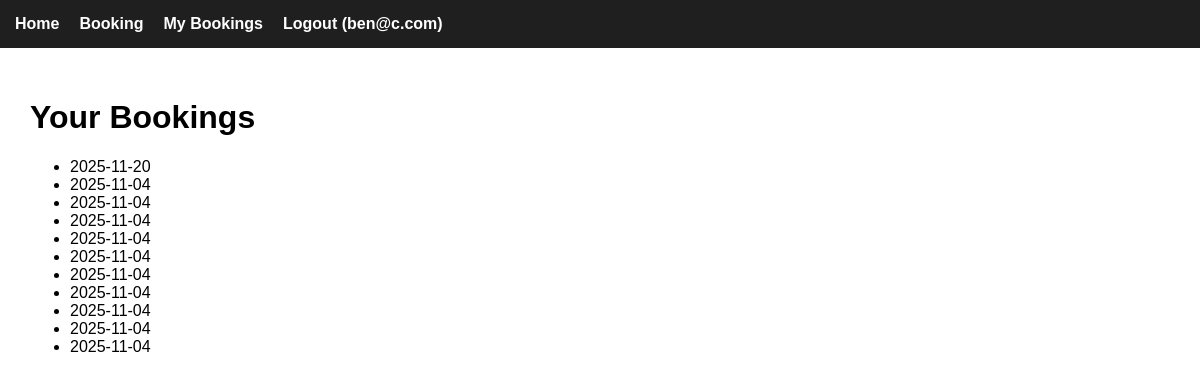
/my-bookings (signed in), run on an earlier commit of the app's database.
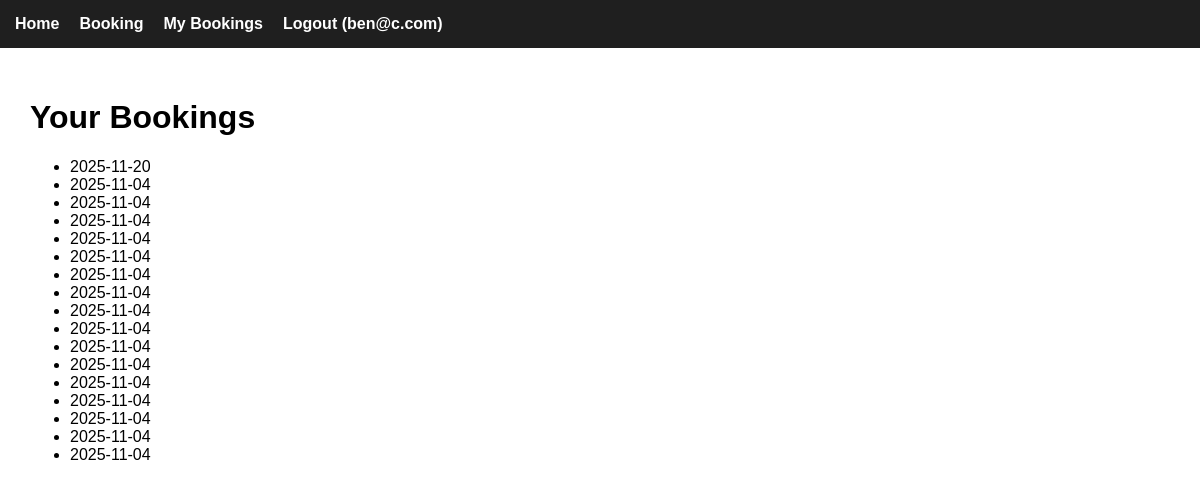
And on a later commit of the database.
### tables this page shows
CREATE TABLE bookings(
        booking_id INTEGER PRIMARY KEY AUTOINCREMENT,
        user_id INTEGER NOT NULL,
        ticket_id INTEGER NOT NULL,
        people INTEGER NOT NULL,
        date TEXT NOT NULL,
        FOREIGN KEY (user_id) REFERENCES users(id),
        FOREIGN KEY (ticket_id) REFERENCES ticket_types(ticket_id)
    );

### app.py (the view)
@app.route("/my-bookings")
def my_bookings():
    if "user_id" not in session:
        return redirect("/login")
    db = get_db()
    c = db.cursor()
    c.execute("SELECT date FROM bookings WHERE user_id=?", (session["user_id"],))
    rows = c.fetchall()
    return render_template("bookings.html", bookings=rows)

### app.py (called while the page is built)
def get_db():
    return sqlite3.connect("booking.db", check_same_thread=False)

### templates/bookings.html
{% extends "base.html" %}
{% block content %}
<h1>Your Bookings</h1>
{% if bookings %}
    <ul>
    {% for b in bookings %}
        <li>{{ b[0] }}</li>
    {% endfor %}
    </ul>
{% else %}
    <p>No bookings yet.</p>
{% endif %}
{% endblock %}

### templates/base.html (shortened to what this page needs)
<!DOCTYPE html>
<html>
<head>
    <link rel="stylesheet" type="text/css" href="{{ url_for('static', filename='styles.css') }}">
</head>
<body>
    <nav>
        <ul>
            <li><a href="/">Home</a></li>
            <li><a href="/booking">Booking</a></li>
            <li><a href="/my-bookings">My Bookings</a></li>
            {% if session.get('user_id') %}
                <li><a href="/logout">Logout ({{ session['username'] }})</a></li>
            {% else %}
                <li><a href="/login">Login</a></li>
                <li><a href="/register">Register</a></li>
            {% endif %}
        </ul>
    </nav>
    <div class="container">
        {% block content %}
        {% endblock %}
    </div>
</body>
</html>

### static/styles.css (style rules this page uses)
body { font-family: Arial, sans-serif; margin: 0; }
nav { background: #1f1f1f; color: white; padding: 15px; }
nav ul { list-style: none; margin: 0; padding: 0; display: flex; gap: 20px; }
nav ul li { display: inline-block; }
nav a { color: white; text-decoration: none; font-size: 16px; font-weight: bold; }
.container { padding: 30px; }
body { font-family: Calibri, sans-serif; }

What changed in the data, as far as the page shows it:
added bookings: date "2025-11-04"
added bookings: date "2025-11-04"
added bookings: date "2025-11-04"
added bookings: date "2025-11-04"
added bookings: date "2025-11-04"
added bookings: date "2025-11-04"
